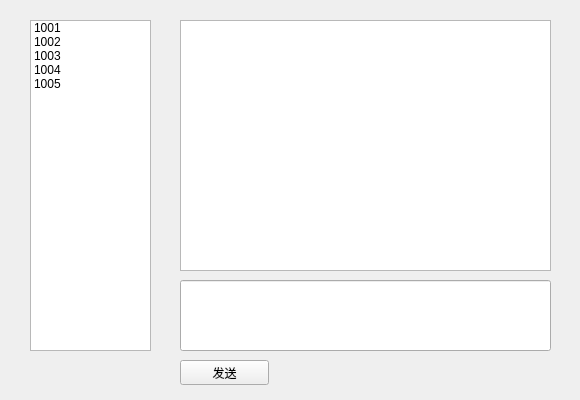
<?xml version="1.0" encoding="UTF-8"?>
<ui version="4.0">
 <class>ChatWidget</class>
 <widget class="QWidget" name="ChatWidget">
  <property name="geometry">
   <rect>
    <x>0</x>
    <y>0</y>
    <width>580</width>
    <height>400</height>
   </rect>
  </property>
  <property name="windowTitle">
   <string>chatWidget</string>
  </property>
  <widget class="QListWidget" name="friendList">
   <property name="geometry">
    <rect>
     <x>30</x>
     <y>20</y>
     <width>121</width>
     <height>331</height>
    </rect>
   </property>
   <item>
    <property name="text">
     <string>1001</string>
    </property>
    <property name="icon">
     <iconset>
      <normaloff>photo/1.jpg</normaloff>photo/1.jpg</iconset>
    </property>
   </item>
   <item>
    <property name="text">
     <string>1002</string>
    </property>
    <property name="icon">
     <iconset>
      <normaloff>photo/2.jpg</normaloff>photo/2.jpg</iconset>
    </property>
   </item>
   <item>
    <property name="text">
     <string>1003</string>
    </property>
    <property name="icon">
     <iconset>
      <normaloff>photo/3.jpg</normaloff>photo/3.jpg</iconset>
    </property>
   </item>
   <item>
    <property name="text">
     <string>1004</string>
    </property>
    <property name="icon">
     <iconset>
      <normaloff>photo/4.jpg</normaloff>photo/4.jpg</iconset>
    </property>
   </item>
   <item>
    <property name="text">
     <string>1005</string>
    </property>
    <property name="icon">
     <iconset>
      <normaloff>photo/5.jpg</normaloff>photo/5.jpg</iconset>
    </property>
   </item>
  </widget>
  <widget class="QLineEdit" name="chatEdit">
   <property name="geometry">
    <rect>
     <x>180</x>
     <y>280</y>
     <width>371</width>
     <height>71</height>
    </rect>
   </property>
  </widget>
  <widget class="QPushButton" name="send">
   <property name="geometry">
    <rect>
     <x>180</x>
     <y>360</y>
     <width>89</width>
     <height>25</height>
    </rect>
   </property>
   <property name="text">
    <string>发送</string>
   </property>
  </widget>
  <widget class="QTextEdit" name="textEdit">
   <property name="geometry">
    <rect>
     <x>180</x>
     <y>20</y>
     <width>371</width>
     <height>251</height>
    </rect>
   </property>
  </widget>
 </widget>
 <resources/>
 <connections/>
</ui>
